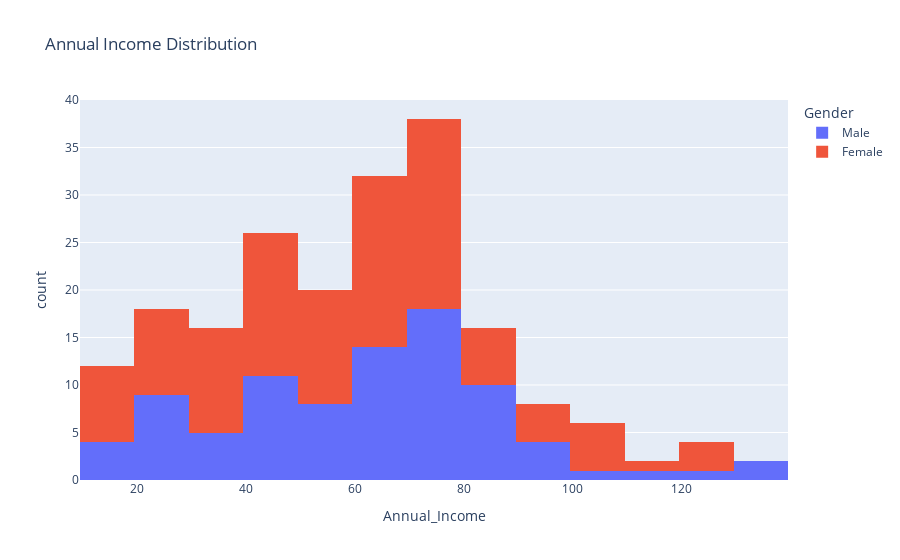

Notebook code for this chart:
### Code cell
px.histogram(df, x='Annual_Income', title='Annual Income Distribution',color='Gender')

### Figure 1 — Plotly figure (JSON) as saved in the notebook; plotly's stock layout.template omitted (floating-point values rounded to 4 significant figures)
{"data": [{"alignmentgroup": "True", "bingroup": "x", "hovertemplate": "Gender=Male<br>Annual_Income=%{x}<br>count=%{y}<extra></extra>", "legendgroup": "Male", "marker": {"color": "#636efa", "pattern": {"shape": ""}}, "name": "Male", "offsetgroup": "Male", "orientation": "v", "showlegend": true, "type": "histogram", "x": [15, 15, 19, 19, 20, 20, 21, 23, 24, 24, 25, 28, 28, 30, 33, 33, 38, 39, 42, 43, 43, 44, 46, 46, 46, 48, 48, 48, 49, 54, 54, 54, 54, 54, 54, 54, 59, 60, 60, 61, 61, 62, 62, 62, 63, 63, 63, 63, 64, 67, 69, 71, 71, 71, 71, 71, 71, 73, 73, 74, 75, 77, 77, 77, 78, 78, 78, 78, 78, 81, 85, 86, 87, 87, 87, 87, 87, 88, 88, 93, 93, 98, 99, 101, 113, 126, 137, 137], "xaxis": "x", "yaxis": "y"}, {"alignmentgroup": "True", "bingroup": "x", "hovertemplate": "Gender=Female<br>Annual_Income=%{x}<br>count=%{y}<extra></extra>", "legendgroup": "Female", "marker": {"color": "#EF553B", "pattern": {"shape": ""}}, "name": "Female", "offsetgroup": "Female", "orientation": "v", "showlegend": true, "type": "histogram", "x": [16, 16, 17, 17, 18, 18, 19, 19, 20, 20, 21, 23, 25, 28, 28, 29, 29, 30, 33, 33, 34, 34, 37, 37, 38, 39, 39, 39, 40, 40, 40, 40, 42, 43, 43, 44, 46, 47, 47, 48, 48, 48, 49, 50, 50, 54, 54, 54, 54, 54, 57, 57, 58, 58, 59, 60, 60, 60, 60, 62, 62, 62, 63, 63, 64, 65, 65, 65, 65, 67, 67, 67, 69, 70, 70, 72, 72, 73, 73, 74, 75, 76, 76, 77, 78, 78, 78, 78, 78, 78, 78, 79, 79, 81, 85, 86, 87, 88, 88, 97, 97, 98, 99, 101, 103, 103, 103, 103, 113, 120, 120, 126], "xaxis": "x", "yaxis": "y"}], "layout": {"barmode": "relative", "legend": {"title": {"text": "Gender"}, "tracegroupgap": 0}, "title": {"text": "Annual Income Distribution"}, "xaxis": {"anchor": "y", "domain": [0, 1], "title": {"text": "Annual_Income"}}, "yaxis": {"anchor": "x", "domain": [0, 1], "title": {"text": "count"}}}}
